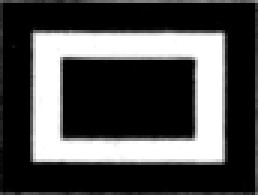
#> input picture marker/marker.png, 86 x 65 px (shown 3 times larger)
$ python omr.py
#> lines starting #> are read from the running program, lines starting #| are printed output that depends on the picture; after the words box and inside, x2 and y2 are one past the last pixel; in counts of white or black regions, pixels touching at a corner belong together
import numpy as np
import pandas as pd
import cv2
import sys

marker_threshold_value = 0.7
bin_threshold_value = 120
questions = 50

# メイン処理
def main():

    column_1 = ['grade','class','number']

    for i in range(1,questions+1):
        column_1.append('Q{}'.format(i))

    df1 = pd.DataFrame(columns = column_1)

    print("sheet count = ", end="")
    sheet_count = int(input())
#> the answer given: 3

    marker = cv2.imread('marker/marker.png', 0)
#> marker is the input picture: shape (65, 86); min 0, max 255, mean 74.9

    for sheet_id in range(sheet_count):

        omr_raw_student_data = []
        omr_raw_answer_area1 = []
        omr_raw_answer_area2 = []

        # グレースケールで外部画像データ読み取り
        mark_sheet = cv2.imread("scandata/" + str(sheet_id+1) + ".png", 0)
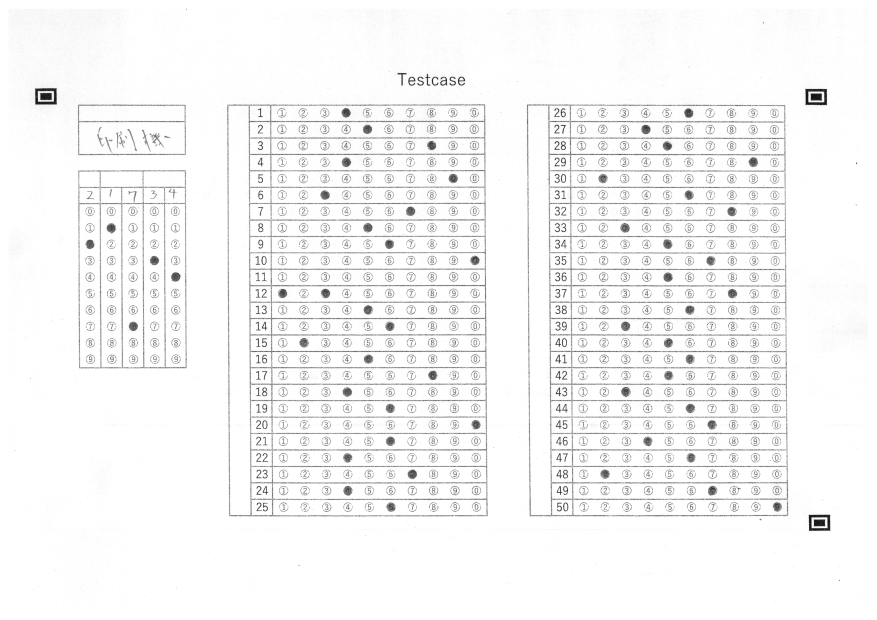
#> input picture scandata/1.png, 3507 x 2478 px (shown at 1/4 size)
#> mark_sheet is the input picture: shape (2478, 3507); min 0, max 255, mean 245.5
        answer_area = identifyMarkArea(marker,mark_sheet)

        # col,row,margin_top,margin_bottom,img
        resized_answer_area = omrSetUpResize(35,25,1,0,answer_area)

        cv2.imwrite('out/resized_answer_area.png', resized_answer_area)

        ## 生徒情報処理
        name_tag = resized_answer_area[700 : 1700, 190 : 690]

        name_tag = cv2.rotate(name_tag, cv2.ROTATE_90_COUNTERCLOCKWISE)
        omr_raw_student_data = setUpStudentData(omr(10,5,name_tag))

        ## 成績情報処理１
        answer_area1 = resized_answer_area[100 : 2600, 1050 : 2050]
        omr_raw_answer_area1 = omr(10,25,answer_area1)

        ## 成績情報処理２
        answer_area2 = resized_answer_area[100 : 2600, 2415 : 3415]
        omr_raw_answer_area2 = omr(10,25,answer_area2)

        omr_raw_answer = omr_raw_answer_area1 + omr_raw_answer_area2

        answer = toWriteData(omr_raw_student_data,omr_raw_answer)

        df2 = pd.DataFrame(data = answer,columns = column_1)
        df1 = df1.append(df2, ignore_index = True)

    df1.to_csv("result.csv")

def identifyMarkArea(marker,mark_sheet):

    mark_area = {}

    # マーカー位置の特定
    marker_location = cv2.matchTemplate(mark_sheet, marker, cv2.TM_CCOEFF_NORMED)
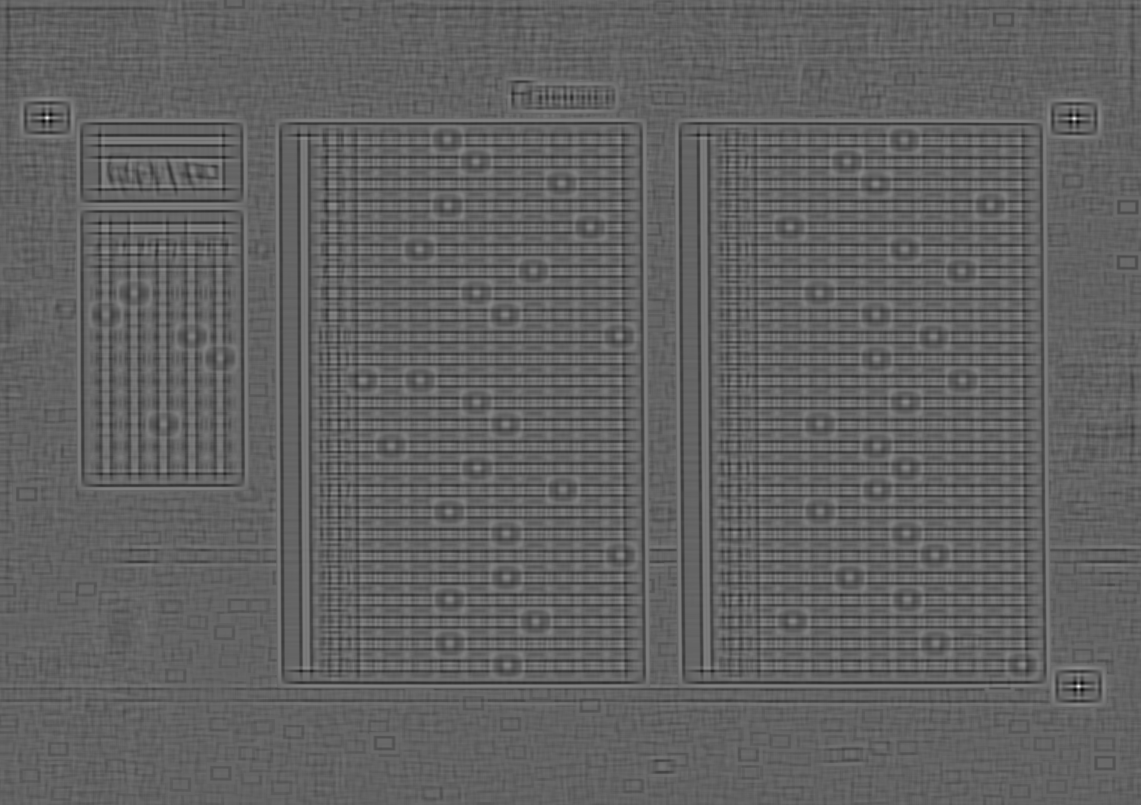
#> marker_location: shape (2414, 3422) float32 (shown at 1/3 size); min -0.604, max 0.962, mean 0.00102; drawn with min black and max white
    # 特定用閾値の設定
    marker_location = np.where( marker_location >= marker_threshold_value )
#> marker_location = 70 positions, rows 351 to 2061, columns 138 to 3238

    # マーク位置の切り取り
    mark_area['topX'] = min(marker_location[1])
    mark_area['topY'] = min(marker_location[0])
    mark_area['botX'] = max(marker_location[1])
    mark_area['botY'] = max(marker_location[0])

    answer_area = mark_sheet[mark_area['topY']:mark_area['botY'],mark_area['topX']:mark_area['botX']]

    return answer_area

def omrSetUpResize(col,row,margin_top,margin_bot,img):
#> called with col = 35, row = 25, margin_top = 1, margin_bot = 0
    row_total = row + margin_top + margin_bot
    resized_img = cv2.resize(img, (col*100, row_total*100))
#> in main, `name_tag = resized_answer_area[700 : 1700, 190 : 690]`:
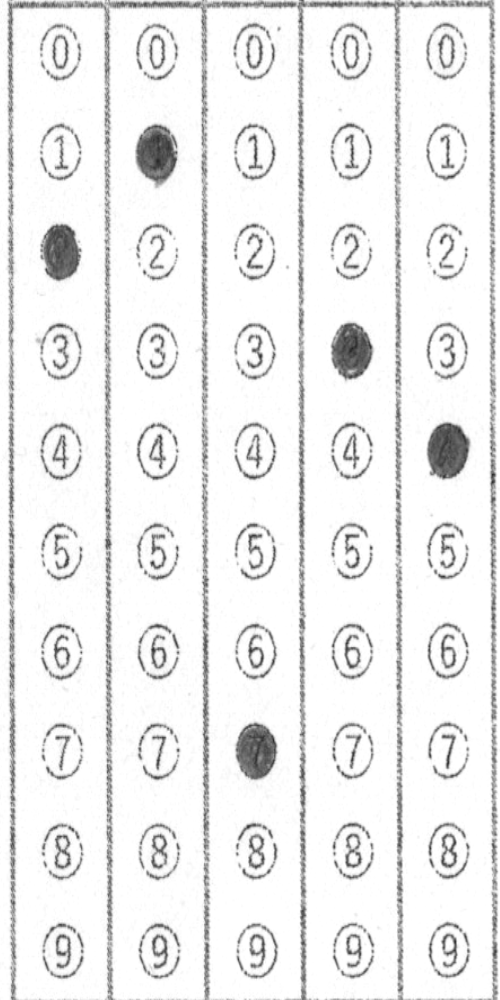
#> name_tag: shape (1000, 500); min 35, max 255, mean 237.1

    return resized_img

def omr(col,row,img):
#> called with col = 10, row = 5
    omr_raw = []

    blur_img = cv2.GaussianBlur(img,(25,25),0)
    binarization_img = blur_img.copy()

    binarization_img[blur_img < bin_threshold_value] = 0
#> binarization_img: shape (500, 1000); min 0, max 255, mean 236
    binarization_img[blur_img >= bin_threshold_value] = 255
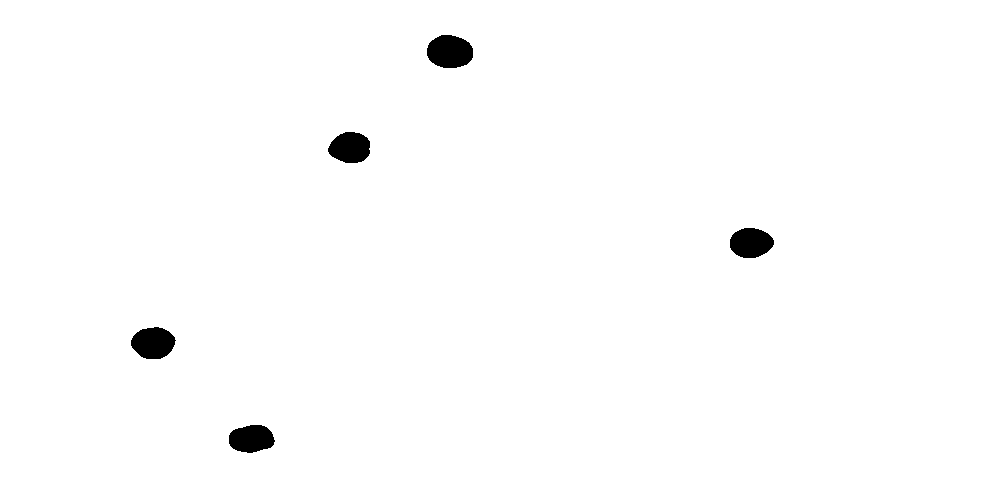
#> binarization_img: shape (500, 1000); 98.9% white; 5 black regions, box (x1, y1, x2, y2) and area: (427, 35, 473, 68) 1218, (131, 327, 176, 359) 1090, (730, 228, 774, 258) 1027, (328, 132, 370, 163) 1021, (229, 425, 275, 453) 1001

    reversed_img = 255 - binarization_img


    for row in range(1, row+1):
        current_img = reversed_img [(row-1)*100:row*100,]
        area_sum = []

        for current_col in range(col):
            area_sum.append(np.sum(current_img[:,current_col*100:(current_col+1)*100]))

        omr_raw.append(area_sum > np.median(255*300))
#> after the loop, omr_raw = 5 items

    return omr_raw

def setUpStudentData(omr_raw):
    raw_student_data = []
#> raw_student_data = []
    student_data = [0,0,0]

    # omr結果を変換
    for x in range(len(omr_raw)):
        temp = np.where(omr_raw[x]==True)[0]
        raw_student_data.append(int(temp))
#> this loop made 5 passes
#> temp on passes 1 to 5: [4], [3], [7], [1], [2]
#> after the loop, raw_student_data = [4, 3, 7, 1, 2]

    raw_student_data = raw_student_data[::-1]
#> raw_student_data = [2, 1, 7, 3, 4]
#> in main, `omr_raw_student_data = setUpStudentData(omr(10,5,name_tag))`: omr_raw_student_data = [2, 17, 34]
#> in omr (call 2), `binarization_img[blur_img < bin_threshold_value] = 0`: binarization_img: shape (2500, 1000); min 0, max 255, mean 234.2
#> in omr (call 2), `binarization_img[blur_img >= bin_threshold_value] = 255`: binarization_img: shape (2500, 1000); 99% white; 25 black regions, largest, box (x1, y1, x2, y2) and area: (342, 28, 374, 76) 1179, (641, 2227, 673, 2274) 1165, (439, 131, 470, 175) 1081
#> in main, `omr_raw_answer_area1 = omr(10,25,answer_area1)`: omr_raw_answer_area1 = 25 items
#> call 3 of omr, with col = 10, row = 25
#> in omr (call 3), `binarization_img[blur_img < bin_threshold_value] = 0`:
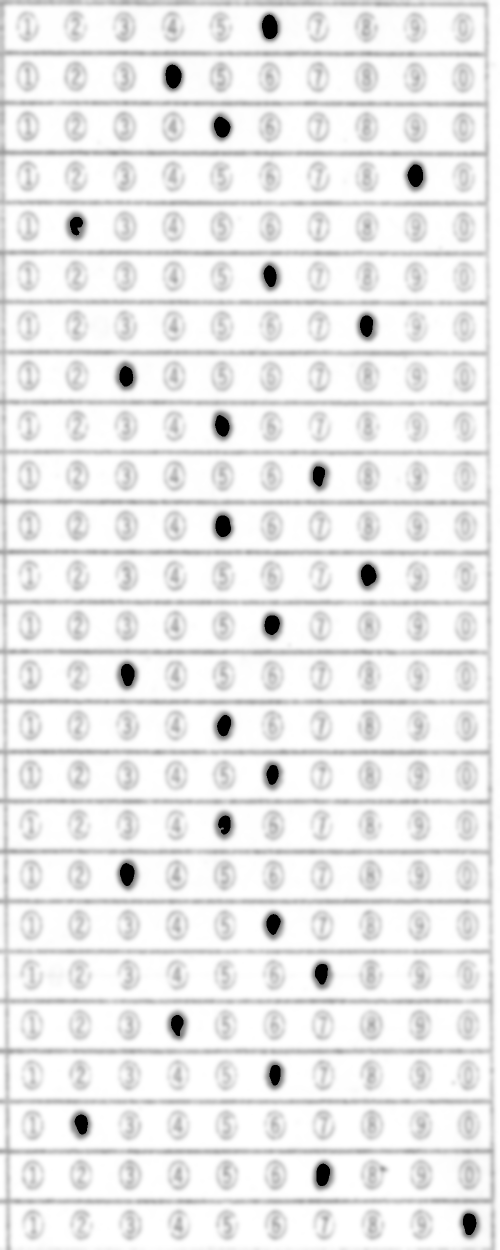
#> binarization_img: shape (2500, 1000) (shown at 1/2 size); min 0, max 255, mean 234.7
#> in omr (call 3), `binarization_img[blur_img >= bin_threshold_value] = 255`: binarization_img: shape (2500, 1000); 99.1% white; 25 black regions, largest, box (x1, y1, x2, y2) and area: (524, 29, 555, 78) 1200, (331, 129, 363, 177) 1176, (815, 329, 846, 374) 1070
#> in omr (call 3), `reversed_img = 255 - binarization_img`:
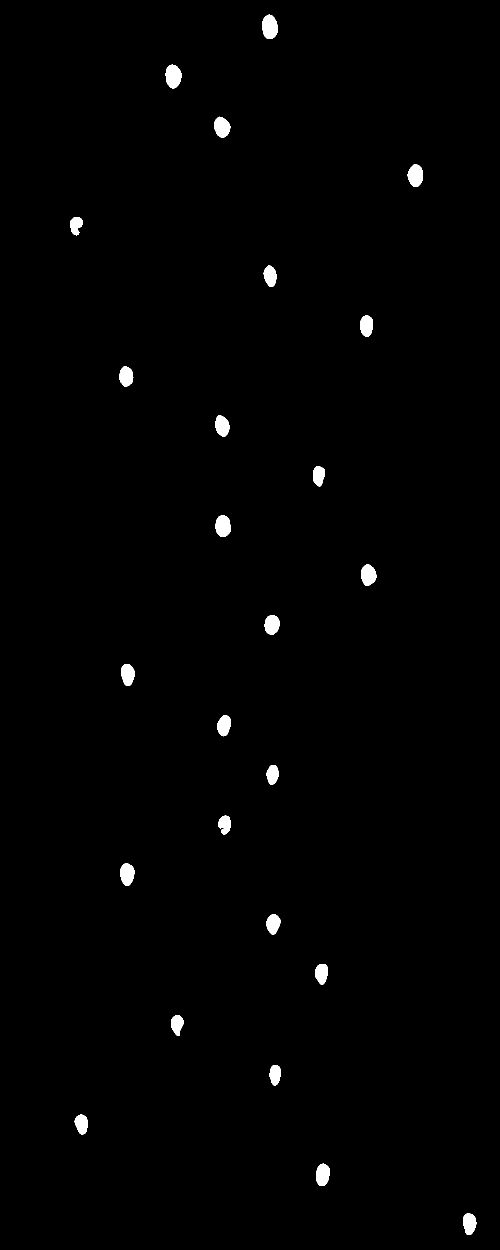
#> reversed_img: shape (2500, 1000) (shown at 1/2 size); 0.9% white; 25 white regions, largest, box (x1, y1, x2, y2) and area: (524, 29, 555, 78) 1200, (331, 129, 363, 177) 1176, (815, 329, 846, 374) 1070
#> the loop in omr (call 3), `for row in range(1, row+1):` made 25 passes
#> pass 3, in omr (call 3), `current_img = reversed_img [(row-1)*100:row*100,]`:
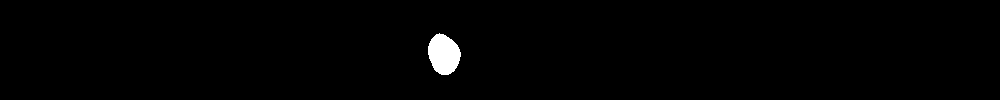
#> current_img: shape (100, 1000); 1% white; 1 white region, box (x1, y1, x2, y2) and area: (428, 33, 461, 75) 1014
#> in main, `omr_raw_answer = omr_raw_answer_area1 + omr_raw_answer_area2`: omr_raw_answer = 50 items
    # grade
    student_data[0] = int(raw_student_data[0])
    # classNumber
    student_data[1] = int(str(raw_student_data[1]) + str(raw_student_data[2]))
    # studentNumber
    student_data[2] = int(str(raw_student_data[3]) + str(raw_student_data[4]))

    return student_data

def toWriteData(omr_raw_student_data,omr_raw_answer):
    write_data = []

    for i in range(3):
        write_data.append(omr_raw_student_data[i])
#> after the loop, write_data = [2, 17, 34]

    for x in range(len(omr_raw_answer)):
        temp = np.where(omr_raw_answer[x]==True)[0]+1
        if len(temp)>1:
            write_data.append('overlap')
        elif len(temp)==1:
            write_data.append(int(temp))
        else:
            write_data.append('no data')
#> this loop made 50 passes
#> temp on passes 1, 2, 3, 4, 5, 6, 7, 8, 9, 10, 12, 13: [4], [5], [8], [4], [9], [3], [7], [5], [6], [10], [1, 3], [5]
#> after the loop, write_data = 53 items, first 6: 2, 17, 34, 4, 5, 8

    write_data = [write_data]

    return write_data

if __name__=='__main__':
    main()
#> in main, `answer = toWriteData(omr_raw_student_data,omr_raw_answer)`: answer = 1 item
#> in main, `df2 = pd.DataFrame(data = answer,columns = column_1)`: df2 = table of 1 rows and 53 columns
#> (the run stopped early here; a loop or call above may not have finished)
